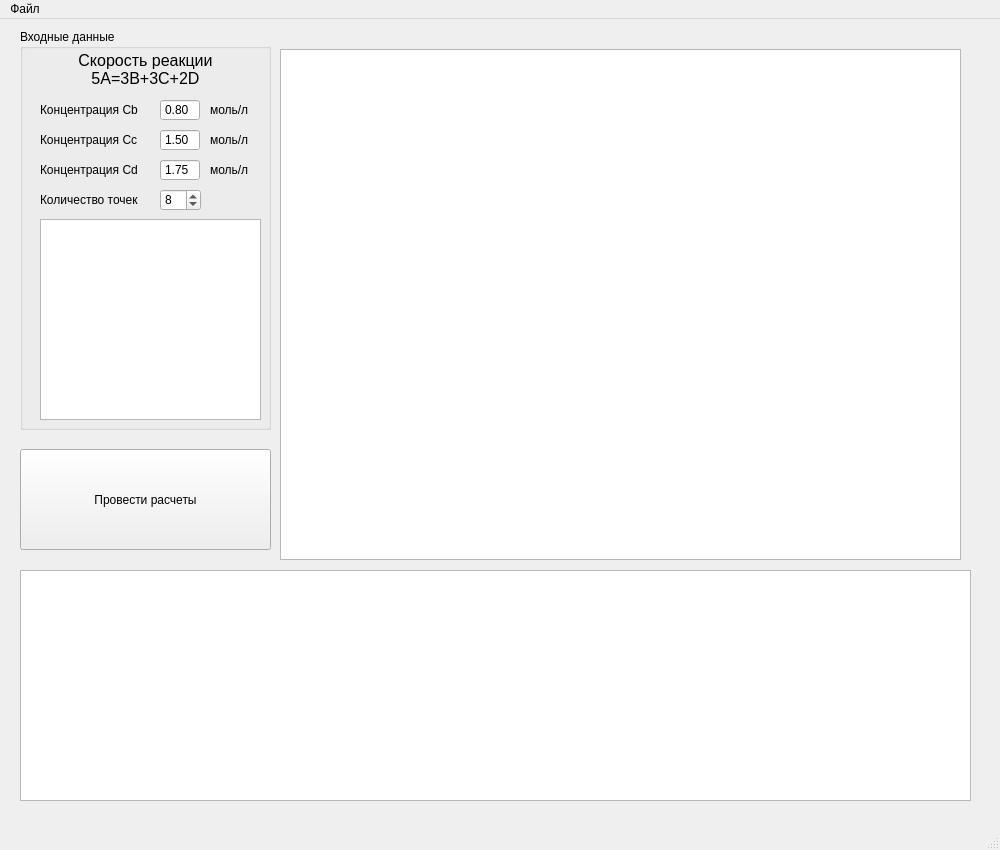
<?xml version="1.0" encoding="UTF-8"?>
<ui version="4.0">
 <class>MainWindow</class>
 <widget class="QMainWindow" name="MainWindow">
  <property name="geometry">
   <rect>
    <x>0</x>
    <y>0</y>
    <width>1000</width>
    <height>850</height>
   </rect>
  </property>
  <property name="minimumSize">
   <size>
    <width>1000</width>
    <height>850</height>
   </size>
  </property>
  <property name="maximumSize">
   <size>
    <width>1000</width>
    <height>850</height>
   </size>
  </property>
  <property name="baseSize">
   <size>
    <width>2</width>
    <height>0</height>
   </size>
  </property>
  <property name="windowTitle">
   <string>Константа скорости реакции</string>
  </property>
  <widget class="QWidget" name="centralwidget">
   <widget class="QGroupBox" name="groupBox">
    <property name="geometry">
     <rect>
      <x>20</x>
      <y>10</y>
      <width>251</width>
      <height>401</height>
     </rect>
    </property>
    <property name="title">
     <string>Входные данные</string>
    </property>
    <widget class="QTableWidget" name="tableWidget">
     <property name="geometry">
      <rect>
       <x>20</x>
       <y>190</y>
       <width>221</width>
       <height>201</height>
      </rect>
     </property>
     <property name="baseSize">
      <size>
       <width>0</width>
       <height>0</height>
      </size>
     </property>
     <property name="gridStyle">
      <enum>Qt::SolidLine</enum>
     </property>
    </widget>
    <widget class="QDoubleSpinBox" name="doubleSpinBox">
     <property name="geometry">
      <rect>
       <x>140</x>
       <y>70</y>
       <width>40</width>
       <height>22</height>
      </rect>
     </property>
     <property name="buttonSymbols">
      <enum>QAbstractSpinBox::NoButtons</enum>
     </property>
     <property name="specialValueText">
      <string/>
     </property>
     <property name="correctionMode">
      <enum>QAbstractSpinBox::CorrectToPreviousValue</enum>
     </property>
     <property name="prefix">
      <string/>
     </property>
     <property name="suffix">
      <string/>
     </property>
     <property name="value">
      <double>0.800000000000000</double>
     </property>
    </widget>
    <widget class="QDoubleSpinBox" name="doubleSpinBox_2">
     <property name="geometry">
      <rect>
       <x>140</x>
       <y>100</y>
       <width>40</width>
       <height>22</height>
      </rect>
     </property>
     <property name="buttonSymbols">
      <enum>QAbstractSpinBox::NoButtons</enum>
     </property>
     <property name="value">
      <double>1.500000000000000</double>
     </property>
    </widget>
    <widget class="QLabel" name="label">
     <property name="geometry">
      <rect>
       <x>20</x>
       <y>70</y>
       <width>121</width>
       <height>21</height>
      </rect>
     </property>
     <property name="text">
      <string>Концентрация Cb</string>
     </property>
    </widget>
    <widget class="QLabel" name="label_2">
     <property name="geometry">
      <rect>
       <x>20</x>
       <y>100</y>
       <width>121</width>
       <height>21</height>
      </rect>
     </property>
     <property name="text">
      <string>Концентрация Cc     </string>
     </property>
    </widget>
    <widget class="QLabel" name="label_5">
     <property name="geometry">
      <rect>
       <x>190</x>
       <y>70</y>
       <width>47</width>
       <height>21</height>
      </rect>
     </property>
     <property name="text">
      <string>моль/л</string>
     </property>
    </widget>
    <widget class="QLabel" name="label_6">
     <property name="geometry">
      <rect>
       <x>190</x>
       <y>100</y>
       <width>47</width>
       <height>21</height>
      </rect>
     </property>
     <property name="text">
      <string>моль/л</string>
     </property>
    </widget>
    <widget class="QSpinBox" name="spinBox_2">
     <property name="geometry">
      <rect>
       <x>140</x>
       <y>160</y>
       <width>41</width>
       <height>22</height>
      </rect>
     </property>
     <property name="minimum">
      <number>1</number>
     </property>
     <property name="value">
      <number>8</number>
     </property>
    </widget>
    <widget class="QLabel" name="label_10">
     <property name="geometry">
      <rect>
       <x>20</x>
       <y>160</y>
       <width>121</width>
       <height>21</height>
      </rect>
     </property>
     <property name="text">
      <string>Количество точек</string>
     </property>
    </widget>
    <widget class="QLabel" name="label_3">
     <property name="geometry">
      <rect>
       <x>20</x>
       <y>20</y>
       <width>211</width>
       <height>41</height>
      </rect>
     </property>
     <property name="font">
      <font>
       <pointsize>12</pointsize>
      </font>
     </property>
     <property name="text">
      <string>Скорость реакции 
5A=3B+3C+2D</string>
     </property>
     <property name="textFormat">
      <enum>Qt::AutoText</enum>
     </property>
     <property name="alignment">
      <set>Qt::AlignCenter</set>
     </property>
    </widget>
    <widget class="QLabel" name="label_4">
     <property name="geometry">
      <rect>
       <x>20</x>
       <y>130</y>
       <width>121</width>
       <height>21</height>
      </rect>
     </property>
     <property name="text">
      <string>Концентрация Cd     </string>
     </property>
    </widget>
    <widget class="QDoubleSpinBox" name="doubleSpinBox_3">
     <property name="geometry">
      <rect>
       <x>140</x>
       <y>130</y>
       <width>40</width>
       <height>22</height>
      </rect>
     </property>
     <property name="buttonSymbols">
      <enum>QAbstractSpinBox::NoButtons</enum>
     </property>
     <property name="value">
      <double>1.750000000000000</double>
     </property>
    </widget>
    <widget class="QLabel" name="label_7">
     <property name="geometry">
      <rect>
       <x>190</x>
       <y>130</y>
       <width>47</width>
       <height>21</height>
      </rect>
     </property>
     <property name="text">
      <string>моль/л</string>
     </property>
    </widget>
   </widget>
   <widget class="QTableWidget" name="tableWidget_2">
    <property name="geometry">
     <rect>
      <x>20</x>
      <y>551</y>
      <width>951</width>
      <height>231</height>
     </rect>
    </property>
   </widget>
   <widget class="QPushButton" name="pushButton">
    <property name="geometry">
     <rect>
      <x>20</x>
      <y>430</y>
      <width>251</width>
      <height>101</height>
     </rect>
    </property>
    <property name="text">
     <string>Провести расчеты</string>
    </property>
   </widget>
   <widget class="PlotWidget" name="plot">
    <property name="geometry">
     <rect>
      <x>280</x>
      <y>30</y>
      <width>681</width>
      <height>511</height>
     </rect>
    </property>
    <property name="interactive">
     <bool>true</bool>
    </property>
   </widget>
  </widget>
  <widget class="QMenuBar" name="menubar">
   <property name="geometry">
    <rect>
     <x>0</x>
     <y>0</y>
     <width>1000</width>
     <height>24</height>
    </rect>
   </property>
   <widget class="QMenu" name="menu">
    <property name="title">
     <string>Файл</string>
    </property>
    <addaction name="action"/>
    <addaction name="action_3"/>
    <addaction name="action_2"/>
   </widget>
   <addaction name="menu"/>
  </widget>
  <widget class="QStatusBar" name="statusbar"/>
  <action name="action">
   <property name="text">
    <string>Сохранить данные</string>
   </property>
   <property name="shortcutContext">
    <enum>Qt::WindowShortcut</enum>
   </property>
  </action>
  <action name="action_2">
   <property name="text">
    <string>Выход</string>
   </property>
  </action>
  <action name="action_3">
   <property name="text">
    <string>Справка</string>
   </property>
  </action>
 </widget>
 <customwidgets>
  <customwidget>
   <class>PlotWidget</class>
   <extends>QGraphicsView</extends>
   <header>pyqtgraph</header>
  </customwidget>
 </customwidgets>
 <resources/>
 <connections/>
 <designerdata>
  <property name="gridDeltaX">
   <number>10</number>
  </property>
  <property name="gridDeltaY">
   <number>10</number>
  </property>
  <property name="gridSnapX">
   <bool>true</bool>
  </property>
  <property name="gridSnapY">
   <bool>true</bool>
  </property>
  <property name="gridVisible">
   <bool>true</bool>
  </property>
 </designerdata>
</ui>
